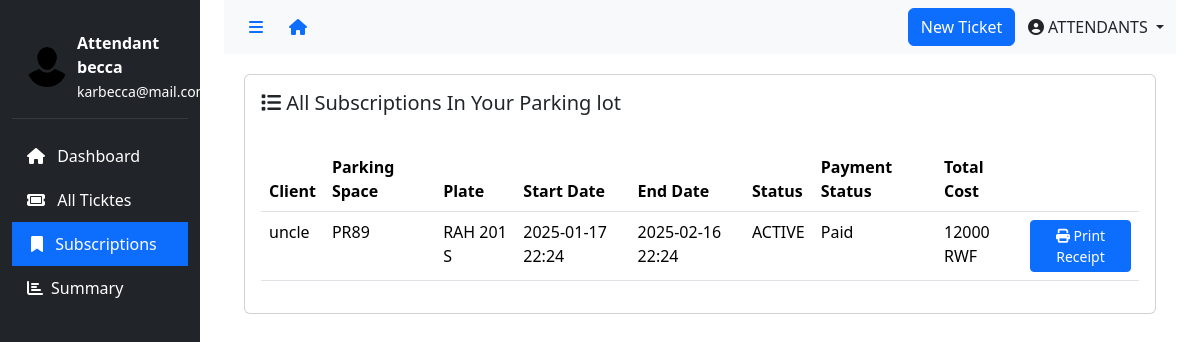
The page /dashboard/subscribed-parking-spaces/ (signed in) on the database its author committed.
### app/models.py (models this page shows, shortened)
class User(AbstractUser):
    class Role(models.TextChoices):
        ATTENDANTS = "ATTENDANTS", "Attendants"
        ADMIN = "ADMIN", "Admin"
        CLIENT = "CLIENT", "Client"
    role = models.CharField(
        max_length=50,
        choices=Role.choices,
        default=Role.CLIENT  # Set default role to CLIENT
    )
    phone_number = models.CharField(
        validators=[phone_regex],
        max_length=10,
        unique=True,
        null=True
    )
    groups = models.ManyToManyField(
        'auth.Group',
        related_name='users',
        blank=True,
        help_text='The groups this user belongs to.'
    )
    user_permissions = models.ManyToManyField(
        'auth.Permission',
        related_name='users',
        blank=True,
        help_text='Specific permissions for this user.'
    )

class Subscribed(models.Model):
    STATUS_CHOICES = [
        ('ACTIVE', 'Active'),
        ('EXPIRED', 'Expired'),
        ('CANCELLED', 'Cancelled'),
    ]
    client = models.ForeignKey(User, null=True, on_delete=models.SET_NULL,limit_choices_to={'role': 'CLIENT'}, related_name='subscriptions')
    parking_space = models.ForeignKey(ParkingSpace, on_delete=models.CASCADE, related_name='subscriptions')
    plate = models.CharField(validators=[plate_regex], max_length=9,help_text="Car plate number (e.g., AAA 000 A).")
    start_date = models.DateTimeField(default=now, help_text="Start date and time of the subscription.")
    end_date = models.DateTimeField(help_text="End date and time of the subscription.")
    status = models.CharField(max_length=20, choices=STATUS_CHOICES, default='ACTIVE', help_text="Current status of the subscription.")
    payment_status = models.BooleanField(default=False, help_text="Payment status: Paid or Not Paid.")
    total_cost = models.IntegerField(default=0, help_text="Total cost of the subscription.")
    created_at = models.DateTimeField(auto_now_add=True)
    updated_at = models.DateTimeField(auto_now=True)

class ParkingSpace(models.Model):
    parking_lot = models.ForeignKey('ParkingLot', on_delete=models.PROTECT, related_name='parking_spaces')
    subscription = models.ForeignKey('Subscription', on_delete=models.SET_NULL, null=True, blank=True)
    space_code = models.CharField(max_length=6, unique=True)
    type = models.CharField(max_length=20, choices=SPACE_TYPE_CHOICES, default='REGULAR')
    status = models.BooleanField(default=False)
    created_at = models.DateTimeField(auto_now_add=True)

### app/views.py (the view)
# urls.py: path('dashboard/subscribed-parking-spaces/', views.subscribed_parking_spaces, name='subscribed_parking_spaces'),
@login_required
@attendants_required
def subscribed_parking_spaces(request):
    parking_lots = ParkingLot.objects.filter(manager_1=request.user) | ParkingLot.objects.filter(manager_2=request.user)
    parking_spaces = ParkingSpace.objects.filter(parking_lot__in=parking_lots)
    subscriptions = Subscribed.objects.filter(
        parking_space__in=parking_spaces,
    ).select_related('client', 'parking_space')
    return render(
        request,
        "dashboard/attsubscriptions.html",
        {
            "active_menu": "subscription",
            "subscriptions": subscriptions,
        },
    )

### app/templates/app/dashboard/attsubscriptions.html (shortened to what this page needs)
{% extends 'dashboard/base.html' %}
{% load humanize %}
{% block content %}
    <div class="content">
        <div class="card">
            <div class="card-body">
    <div class="d-flex justify-content-between align-items-center">
        <h5 class="card-title"><i class="fas fa-list"></i> All Subscriptions In Your Parking lot</h5>
    </div>
<br>
              <div class="table-responsive">
                <table class="table" id="activityTable">
                    <thead>
                        <tr>
                            <th>Client</th>
                            <th>Parking Space</th>
                            <th>Plate</th>
                            <th>Start Date</th>
                            <th>End Date</th>
                            <th>Status</th>
                            <th>Payment Status</th>
                            <th>Total Cost</th>
                            <th></th>
                        </tr>
                      </thead>
                      <tbody>
                        {% if subscriptions %}
                        {% for subscription in subscriptions %}
                            <tr>
                                <td>{{ subscription.client.username }}</td>
                                <td>{{ subscription.parking_space.space_code }}</td>
                                <td>{{ subscription.plate }}</td>
                                <td>{{ subscription.start_date|date:"Y-m-d H:i" }}</td>
                                <td>{{ subscription.end_date|date:"Y-m-d H:i" }}</td>
                                <td>{{ subscription.status }}</td>
                                <td>
                                    {% if subscription.payment_status %}
                                        Paid
                                    {% else %}
                                        <a href="javascript:void(0);"
                                           class="btn btn-success btn-sm change-payment-status"
                                           data-id="{{ subscription.id }}">
                                            <i class="fas fa-circle-check"></i> Change to Paid
                                        </a>
                                    {% endif %}
                                </td>
                                <td>{{ subscription.total_cost }} RWF</td>
                                <td>
                                    {% if subscription.payment_status %}
                                        <a href="{% url 'print_subreceipt' subscription.id %}"
                                           class="btn btn-primary btn-sm" target="_blank">
                                            <i class="fas fa-print"></i> Print Receipt
                                        </a>
                                    {% endif %}
                                </td>
                            </tr>
                        {% endfor %}
                        {% else %}
                        <p>No active subscriptions found for your parking spaces.</p>
                        {% endif %}
                    </tbody>
                </table>
              </div>
            </div>
          </div>
    </div>
{% endblock %}

### app/templates/app/dashboard/includes/attendant-sidebar.html (shortened to what this page needs)
{% load static %}
<div class="col-md-3 col-lg-2 d-md-block sidebar" id="sidebar">
  <div class="position-sticky pt-3">
    <div class="user-info d-flex align-items-center">
      <img src="{% static 'img/pngwing.com.png' %}" alt="User" class="rounded-circle" />
      <div>
        <div class="fw-bold">Attendant</div>
        <div class="fw-bold">{{ user.username }}</div>
        <small>{{ user.email }}</small>
      </div>
    </div>
    <ul class="nav flex-column">
      <li class="nav-item">
        <a class="sidebar-link {% if active_menu == 'dashboard' %}active{% endif %}"href="{% url 'dashboard' %}" data-page="dashboard">
          <i class="fas fa-home me-2"></i> Dashboard
        </a>
      </li>
      <li class="nav-item">
        <a class="sidebar-link {% if active_menu == 'tickets' %}active{% endif %}" href="{% url 'att_tickets' %}" data-page="settings">
          <i class="fas fa-ticket me-2"></i> All Ticktes
        </a>
      </li>
      <li class="nav-item">
        <a class="sidebar-link {% if active_menu == 'subscription' %}active{% endif %}" href="{% url 'subscribed_parking_spaces' %}" data-page="settings">
          <i class="fas fa-bookmark me-2"></i> Subscriptions
        </a>
      </li>
      <li class="nav-item">
        <a class="sidebar-link {% if active_menu == 'summary' %}active{% endif %}" href="{% url 'att_summary' %}" data-page="settings">
          <i class="fas fa-chart-bar me-2"></i>Summary
        </a>
      </li>
    </ul>
  </div>
</div>

### app/templates/app/dashboard/includes/nav.html (shortened to what this page needs)
<nav class="navbar navbar-expand-lg navbar-light bg-light">
  <div class="container-fluid d-flex align-items-center">
    <div class="d-flex align-items-center">
      <button class="btn btn-link" id="sidebarToggle">
        <i class="fas fa-bars"></i>
      </button>
      <a href="/" class="btn btn-link">
        <i class="fas fa-house"></i>
      </a>
    </div>
    <div class="ms-auto d-flex align-items-center">
      {% if request.user.role == "ATTENDANTS" %}
        <button class="btn btn-primary" data-bs-toggle="modal" data-bs-target="#newTicketModal">New Ticket</button>&nbsp;&nbsp;&nbsp;
      {% elif request.user.role == "CLIENT" %}
        <button class="btn btn-primary" data-bs-toggle="modal" data-bs-target="#subscriptionModal">My Subscription</button>&nbsp;&nbsp;&nbsp;
      {% endif %}
      <div class="dropdown">
        <a class="nav-link dropdown-toggle" href="#" role="button" data-bs-toggle="dropdown">
          <i class="fas fa-user-circle"></i> {{ user.role }}
        </a>
      </div>
    </div>
  </div>
</nav>

### app/templates/app/dashboard/base.html (style rules this page uses)
.sidebar { min-height: 100vh; background: #212529; transition: all 0.3s; }
.sidebar-link { color: #fff; text-decoration: none; padding: 10px 15px; display: block; transition: all 0.3s; }
.sidebar-link:hover, .sidebar-link.active { background: #343a40; color: #fff; border-left: 4px solid #0d6efd; }
.sidebar-link.active { background: #0d6efd; }
.content { padding: 20px; }
#sidebarToggle { cursor: pointer; }
.user-info { color: white; padding: 15px; border-bottom: 1px solid #343a40; margin-bottom: 15px; }
.user-info img { width: 40px; height: 40px; margin-right: 10px; }

### rows shown on the page
User: username "becca", email "karbecca@mail.com", role "ATTENDANTS"
Subscribed: client.username "uncle", parking_space.space_code "PR89", plate "RAH 201 S", start_date "2025-01-17 22:24", end_date "2025-02-16 22:24", status "ACTIVE", payment_status "Paid", total_cost "12000"
